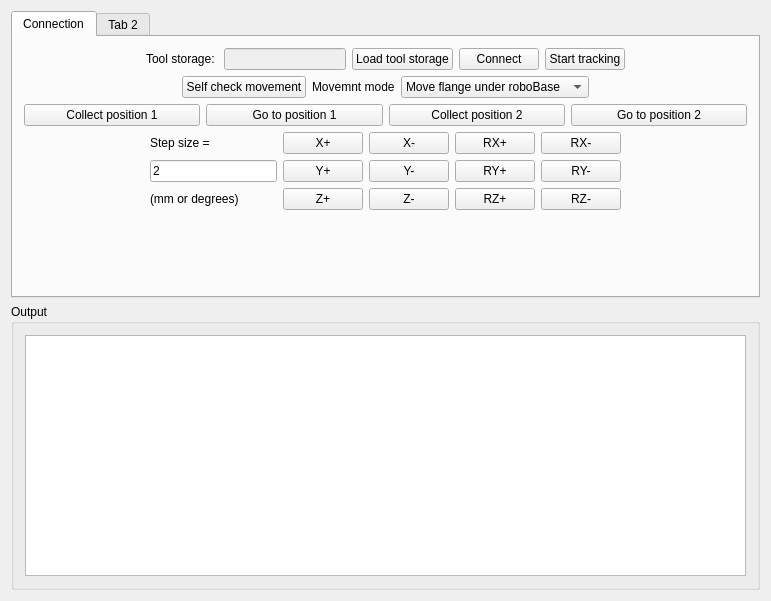
<?xml version="1.0" encoding="UTF-8"?>
<ui version="4.0">
 <class>KukaRobotControlControls</class>
 <widget class="QWidget" name="KukaRobotControlControls">
  <property name="geometry">
   <rect>
    <x>0</x>
    <y>0</y>
    <width>771</width>
    <height>601</height>
   </rect>
  </property>
  <property name="minimumSize">
   <size>
    <width>0</width>
    <height>0</height>
   </size>
  </property>
  <property name="windowTitle">
   <string>QmitkTemplate</string>
  </property>
  <layout class="QGridLayout" name="gridLayout_2">
   <item row="0" column="0">
    <widget class="QTabWidget" name="tabWidget">
     <property name="currentIndex">
      <number>0</number>
     </property>
     <widget class="QWidget" name="tab">
      <attribute name="title">
       <string>Connection</string>
      </attribute>
      <layout class="QGridLayout" name="gridLayout_3">
       <item row="0" column="0">
        <layout class="QHBoxLayout" name="horizontalLayout">
         <item>
          <spacer name="horizontalSpacer_5">
           <property name="orientation">
            <enum>Qt::Horizontal</enum>
           </property>
           <property name="sizeHint" stdset="0">
            <size>
             <width>40</width>
             <height>20</height>
            </size>
           </property>
          </spacer>
         </item>
         <item>
          <widget class="QLabel" name="label">
           <property name="text">
            <string>Tool storage: </string>
           </property>
          </widget>
         </item>
         <item>
          <widget class="QLineEdit" name="lineEdit_toolStoragePath">
           <property name="enabled">
            <bool>false</bool>
           </property>
          </widget>
         </item>
         <item>
          <widget class="QPushButton" name="pushButton_loadToolStorage">
           <property name="text">
            <string>Load tool storage</string>
           </property>
          </widget>
         </item>
         <item>
          <widget class="QPushButton" name="pushButton_connectKuka">
           <property name="text">
            <string>Connect</string>
           </property>
          </widget>
         </item>
         <item>
          <widget class="QPushButton" name="pushButton_startTracking">
           <property name="text">
            <string>Start tracking</string>
           </property>
          </widget>
         </item>
         <item>
          <spacer name="horizontalSpacer_6">
           <property name="orientation">
            <enum>Qt::Horizontal</enum>
           </property>
           <property name="sizeHint" stdset="0">
            <size>
             <width>40</width>
             <height>20</height>
            </size>
           </property>
          </spacer>
         </item>
        </layout>
       </item>
       <item row="1" column="0">
        <layout class="QHBoxLayout" name="horizontalLayout_2">
         <item>
          <spacer name="horizontalSpacer_3">
           <property name="orientation">
            <enum>Qt::Horizontal</enum>
           </property>
           <property name="sizeHint" stdset="0">
            <size>
             <width>40</width>
             <height>20</height>
            </size>
           </property>
          </spacer>
         </item>
         <item>
          <widget class="QPushButton" name="pushButton_selfCheck">
           <property name="text">
            <string>Self check movement</string>
           </property>
          </widget>
         </item>
         <item>
          <widget class="QLabel" name="label_2">
           <property name="text">
            <string>Movemnt mode</string>
           </property>
          </widget>
         </item>
         <item>
          <widget class="QComboBox" name="comboBox_moveMode">
           <item>
            <property name="text">
             <string>Move flange under roboBase</string>
            </property>
           </item>
           <item>
            <property name="text">
             <string>Move flange under flange</string>
            </property>
           </item>
          </widget>
         </item>
         <item>
          <spacer name="horizontalSpacer_4">
           <property name="orientation">
            <enum>Qt::Horizontal</enum>
           </property>
           <property name="sizeHint" stdset="0">
            <size>
             <width>40</width>
             <height>20</height>
            </size>
           </property>
          </spacer>
         </item>
        </layout>
       </item>
       <item row="2" column="0">
        <layout class="QHBoxLayout" name="horizontalLayout_3">
         <item>
          <widget class="QPushButton" name="pushButton_recordInitial">
           <property name="text">
            <string>Collect position 1</string>
           </property>
          </widget>
         </item>
         <item>
          <widget class="QPushButton" name="pushButton_goToInitial">
           <property name="text">
            <string>Go to position 1</string>
           </property>
          </widget>
         </item>
         <item>
          <widget class="QPushButton" name="pushButton_record2">
           <property name="text">
            <string>Collect position 2</string>
           </property>
          </widget>
         </item>
         <item>
          <widget class="QPushButton" name="pushButton_goto2">
           <property name="text">
            <string>Go to position 2</string>
           </property>
          </widget>
         </item>
        </layout>
       </item>
       <item row="3" column="0">
        <layout class="QGridLayout" name="gridLayout_7">
         <item row="3" column="5">
          <widget class="QPushButton" name="pushButton_ym">
           <property name="text">
            <string>Y-</string>
           </property>
          </widget>
         </item>
         <item row="3" column="0">
          <spacer name="horizontalSpacer">
           <property name="orientation">
            <enum>Qt::Horizontal</enum>
           </property>
           <property name="sizeHint" stdset="0">
            <size>
             <width>40</width>
             <height>20</height>
            </size>
           </property>
          </spacer>
         </item>
         <item row="1" column="4">
          <widget class="QPushButton" name="pushButton_xp">
           <property name="text">
            <string>X+</string>
           </property>
          </widget>
         </item>
         <item row="3" column="4">
          <widget class="QPushButton" name="pushButton_yp">
           <property name="text">
            <string>Y+</string>
           </property>
          </widget>
         </item>
         <item row="1" column="6">
          <widget class="QPushButton" name="pushButton_rxp">
           <property name="text">
            <string>RX+</string>
           </property>
          </widget>
         </item>
         <item row="1" column="5">
          <widget class="QPushButton" name="pushButton_xm">
           <property name="text">
            <string>X-</string>
           </property>
          </widget>
         </item>
         <item row="3" column="7">
          <widget class="QPushButton" name="pushButton_rym">
           <property name="text">
            <string>RY-</string>
           </property>
          </widget>
         </item>
         <item row="4" column="4">
          <widget class="QPushButton" name="pushButton_zp">
           <property name="text">
            <string>Z+</string>
           </property>
          </widget>
         </item>
         <item row="8" column="5">
          <spacer name="verticalSpacer">
           <property name="orientation">
            <enum>Qt::Vertical</enum>
           </property>
           <property name="sizeHint" stdset="0">
            <size>
             <width>20</width>
             <height>40</height>
            </size>
           </property>
          </spacer>
         </item>
         <item row="3" column="6">
          <widget class="QPushButton" name="pushButton_ryp">
           <property name="text">
            <string>RY+</string>
           </property>
          </widget>
         </item>
         <item row="3" column="8">
          <spacer name="horizontalSpacer_2">
           <property name="orientation">
            <enum>Qt::Horizontal</enum>
           </property>
           <property name="sizeHint" stdset="0">
            <size>
             <width>40</width>
             <height>20</height>
            </size>
           </property>
          </spacer>
         </item>
         <item row="4" column="5">
          <widget class="QPushButton" name="pushButton_zm">
           <property name="text">
            <string>Z-</string>
           </property>
          </widget>
         </item>
         <item row="4" column="2">
          <widget class="QLabel" name="label_5">
           <property name="text">
            <string>(mm or degrees)</string>
           </property>
          </widget>
         </item>
         <item row="4" column="7">
          <widget class="QPushButton" name="pushButton_rzm">
           <property name="text">
            <string>RZ-</string>
           </property>
          </widget>
         </item>
         <item row="3" column="2">
          <widget class="QLineEdit" name="lineEdit_intuitiveValue">
           <property name="text">
            <string>2</string>
           </property>
          </widget>
         </item>
         <item row="1" column="2">
          <widget class="QLabel" name="label_6">
           <property name="layoutDirection">
            <enum>Qt::LeftToRight</enum>
           </property>
           <property name="text">
            <string>Step size =</string>
           </property>
          </widget>
         </item>
         <item row="4" column="6">
          <widget class="QPushButton" name="pushButton_rzp">
           <property name="text">
            <string>RZ+</string>
           </property>
          </widget>
         </item>
         <item row="1" column="7">
          <widget class="QPushButton" name="pushButton_rxm">
           <property name="text">
            <string>RX-</string>
           </property>
          </widget>
         </item>
        </layout>
       </item>
      </layout>
     </widget>
     <widget class="QWidget" name="tab_2">
      <attribute name="title">
       <string>Tab 2</string>
      </attribute>
     </widget>
    </widget>
   </item>
   <item row="1" column="0">
    <widget class="QGroupBox" name="groupBox">
     <property name="title">
      <string>Output</string>
     </property>
     <layout class="QGridLayout" name="gridLayout">
      <item row="0" column="0">
       <widget class="QTextBrowser" name="textBrowser"/>
      </item>
     </layout>
    </widget>
   </item>
  </layout>
 </widget>
 <layoutdefault spacing="6" margin="11"/>
 <resources/>
 <connections/>
</ui>
